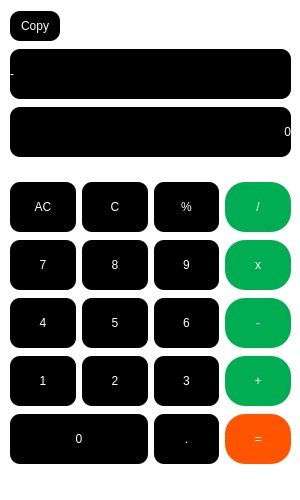
<?xml version="1.0" encoding="UTF-8"?>
<ui version="4.0">
 <class>Calculator</class>
 <widget class="QMainWindow" name="Calculator">
  <property name="geometry">
   <rect>
    <x>0</x>
    <y>0</y>
    <width>300</width>
    <height>500</height>
   </rect>
  </property>
  <property name="minimumSize">
   <size>
    <width>300</width>
    <height>500</height>
   </size>
  </property>
  <property name="maximumSize">
   <size>
    <width>300</width>
    <height>500</height>
   </size>
  </property>
  <property name="windowTitle">
   <string>Calculator</string>
  </property>
  <property name="windowOpacity">
   <double>0.700000000000000</double>
  </property>
  <property name="styleSheet">
   <string notr="true">background-color: rgb(255, 255, 255);</string>
  </property>
  <widget class="QWidget" name="centralwidget">
   <widget class="QWidget" name="gridLayoutWidget">
    <property name="geometry">
     <rect>
      <x>10</x>
      <y>180</y>
      <width>281</width>
      <height>291</height>
     </rect>
    </property>
    <layout class="QGridLayout" name="gridLayout">
     <item row="4" column="3">
      <widget class="QPushButton" name="EQUALTObtn">
       <property name="minimumSize">
        <size>
         <width>50</width>
         <height>50</height>
        </size>
       </property>
       <property name="styleSheet">
        <string notr="true">font: 75 16pt &quot;MS Shell Dlg 2&quot;;
color: rgb(255, 255, 255);
border-radius: 20px;
background-color: rgb(255, 85, 0);</string>
       </property>
       <property name="text">
        <string>=</string>
       </property>
      </widget>
     </item>
     <item row="4" column="2">
      <widget class="QPushButton" name="FULLSTOPbtn">
       <property name="minimumSize">
        <size>
         <width>50</width>
         <height>50</height>
        </size>
       </property>
       <property name="styleSheet">
        <string notr="true">font: 75 16pt &quot;MS Shell Dlg 2&quot;;
color: rgb(255, 255, 255);
background-color: rgb(0, 0, 0);
border-radius: 10px;</string>
       </property>
       <property name="text">
        <string>.</string>
       </property>
      </widget>
     </item>
     <item row="0" column="0">
      <widget class="QPushButton" name="ACbtn">
       <property name="minimumSize">
        <size>
         <width>50</width>
         <height>50</height>
        </size>
       </property>
       <property name="styleSheet">
        <string notr="true">font: 75 16pt &quot;MS Shell Dlg 2&quot;;
color: rgb(255, 255, 255);
background-color: rgb(0, 0, 0);
border-radius: 10px;</string>
       </property>
       <property name="inputMethodHints">
        <set>Qt::ImhNone</set>
       </property>
       <property name="text">
        <string>AC</string>
       </property>
      </widget>
     </item>
     <item row="0" column="2">
      <widget class="QPushButton" name="PERCENTbtn">
       <property name="minimumSize">
        <size>
         <width>50</width>
         <height>50</height>
        </size>
       </property>
       <property name="styleSheet">
        <string notr="true">font: 75 16pt &quot;MS Shell Dlg 2&quot;;
color: rgb(255, 255, 255);
background-color: rgb(0, 0, 0);
border-radius: 10px;</string>
       </property>
       <property name="text">
        <string>%</string>
       </property>
      </widget>
     </item>
     <item row="0" column="1">
      <widget class="QPushButton" name="Cbtn">
       <property name="minimumSize">
        <size>
         <width>50</width>
         <height>50</height>
        </size>
       </property>
       <property name="styleSheet">
        <string notr="true">font: 75 16pt &quot;MS Shell Dlg 2&quot;;
color: rgb(255, 255, 255);
background-color: rgb(0, 0, 0);
border-radius: 10px;</string>
       </property>
       <property name="text">
        <string>C</string>
       </property>
      </widget>
     </item>
     <item row="1" column="0">
      <widget class="QPushButton" name="SEVENbtn">
       <property name="minimumSize">
        <size>
         <width>50</width>
         <height>50</height>
        </size>
       </property>
       <property name="styleSheet">
        <string notr="true">font: 75 16pt &quot;MS Shell Dlg 2&quot;;
color: rgb(255, 255, 255);
background-color: rgb(0, 0, 0);
border-radius: 10px;</string>
       </property>
       <property name="text">
        <string>7</string>
       </property>
      </widget>
     </item>
     <item row="2" column="1">
      <widget class="QPushButton" name="FIVEbtn">
       <property name="minimumSize">
        <size>
         <width>50</width>
         <height>50</height>
        </size>
       </property>
       <property name="styleSheet">
        <string notr="true">font: 75 16pt &quot;MS Shell Dlg 2&quot;;
color: rgb(255, 255, 255);
background-color: rgb(0, 0, 0);
border-radius: 10px;</string>
       </property>
       <property name="text">
        <string>5</string>
       </property>
      </widget>
     </item>
     <item row="1" column="1">
      <widget class="QPushButton" name="EIGHTbtn">
       <property name="minimumSize">
        <size>
         <width>50</width>
         <height>50</height>
        </size>
       </property>
       <property name="styleSheet">
        <string notr="true">font: 75 16pt &quot;MS Shell Dlg 2&quot;;
color: rgb(255, 255, 255);
background-color: rgb(0, 0, 0);
border-radius: 10px;</string>
       </property>
       <property name="text">
        <string>8</string>
       </property>
      </widget>
     </item>
     <item row="1" column="3">
      <widget class="QPushButton" name="MULTIPLYbtn">
       <property name="minimumSize">
        <size>
         <width>50</width>
         <height>50</height>
        </size>
       </property>
       <property name="styleSheet">
        <string notr="true">font: 75 16pt &quot;MS Shell Dlg 2&quot;;
color: rgb(255, 255, 255);
border-radius: 20px;
background-color: rgb(0, 173, 83);</string>
       </property>
       <property name="text">
        <string>x</string>
       </property>
      </widget>
     </item>
     <item row="2" column="3">
      <widget class="QPushButton" name="SUBTACTbtn">
       <property name="minimumSize">
        <size>
         <width>50</width>
         <height>50</height>
        </size>
       </property>
       <property name="styleSheet">
        <string notr="true">font: 75 16pt &quot;MS Shell Dlg 2&quot;;
color: rgb(255, 255, 255);
border-radius: 20px;
background-color: rgb(0, 173, 83);</string>
       </property>
       <property name="text">
        <string>-</string>
       </property>
      </widget>
     </item>
     <item row="0" column="3">
      <widget class="QPushButton" name="DIVIDEbtn">
       <property name="minimumSize">
        <size>
         <width>50</width>
         <height>50</height>
        </size>
       </property>
       <property name="styleSheet">
        <string notr="true">font: 75 16pt &quot;MS Shell Dlg 2&quot;;
color: rgb(255, 255, 255);
border-radius: 20px;
background-color: rgb(0, 173, 83);</string>
       </property>
       <property name="text">
        <string>/</string>
       </property>
      </widget>
     </item>
     <item row="2" column="2">
      <widget class="QPushButton" name="SIXbtn">
       <property name="minimumSize">
        <size>
         <width>50</width>
         <height>50</height>
        </size>
       </property>
       <property name="styleSheet">
        <string notr="true">font: 75 16pt &quot;MS Shell Dlg 2&quot;;
color: rgb(255, 255, 255);
background-color: rgb(0, 0, 0);
border-radius: 10px;</string>
       </property>
       <property name="text">
        <string>6</string>
       </property>
      </widget>
     </item>
     <item row="1" column="2">
      <widget class="QPushButton" name="NINEbtn">
       <property name="minimumSize">
        <size>
         <width>50</width>
         <height>50</height>
        </size>
       </property>
       <property name="styleSheet">
        <string notr="true">font: 75 16pt &quot;MS Shell Dlg 2&quot;;
color: rgb(255, 255, 255);
background-color: rgb(0, 0, 0);
border-radius: 10px;</string>
       </property>
       <property name="text">
        <string>9</string>
       </property>
      </widget>
     </item>
     <item row="2" column="0">
      <widget class="QPushButton" name="FOURbtn">
       <property name="minimumSize">
        <size>
         <width>50</width>
         <height>50</height>
        </size>
       </property>
       <property name="styleSheet">
        <string notr="true">font: 75 16pt &quot;MS Shell Dlg 2&quot;;
color: rgb(255, 255, 255);
background-color: rgb(0, 0, 0);
border-radius: 10px;</string>
       </property>
       <property name="text">
        <string>4</string>
       </property>
      </widget>
     </item>
     <item row="3" column="0">
      <widget class="QPushButton" name="ONEbtn">
       <property name="minimumSize">
        <size>
         <width>50</width>
         <height>50</height>
        </size>
       </property>
       <property name="styleSheet">
        <string notr="true">font: 75 16pt &quot;MS Shell Dlg 2&quot;;
color: rgb(255, 255, 255);
background-color: rgb(0, 0, 0);
border-radius: 10px;</string>
       </property>
       <property name="text">
        <string>1</string>
       </property>
      </widget>
     </item>
     <item row="3" column="1">
      <widget class="QPushButton" name="TWObtn">
       <property name="minimumSize">
        <size>
         <width>50</width>
         <height>50</height>
        </size>
       </property>
       <property name="styleSheet">
        <string notr="true">font: 75 16pt &quot;MS Shell Dlg 2&quot;;
color: rgb(255, 255, 255);
background-color: rgb(0, 0, 0);
border-radius: 10px;</string>
       </property>
       <property name="text">
        <string>2</string>
       </property>
      </widget>
     </item>
     <item row="3" column="3">
      <widget class="QPushButton" name="PLUSbtn">
       <property name="minimumSize">
        <size>
         <width>50</width>
         <height>50</height>
        </size>
       </property>
       <property name="styleSheet">
        <string notr="true">font: 75 16pt &quot;MS Shell Dlg 2&quot;;
color: rgb(255, 255, 255);
border-radius: 20px;
background-color: rgb(0, 173, 83);</string>
       </property>
       <property name="text">
        <string>+</string>
       </property>
      </widget>
     </item>
     <item row="3" column="2">
      <widget class="QPushButton" name="THREEbtn">
       <property name="minimumSize">
        <size>
         <width>50</width>
         <height>50</height>
        </size>
       </property>
       <property name="styleSheet">
        <string notr="true">font: 75 16pt &quot;MS Shell Dlg 2&quot;;
color: rgb(255, 255, 255);
background-color: rgb(0, 0, 0);
border-radius: 10px;</string>
       </property>
       <property name="text">
        <string>3</string>
       </property>
      </widget>
     </item>
     <item row="4" column="0" colspan="2">
      <widget class="QPushButton" name="ZERObtn">
       <property name="minimumSize">
        <size>
         <width>50</width>
         <height>50</height>
        </size>
       </property>
       <property name="styleSheet">
        <string notr="true">font: 75 16pt &quot;MS Shell Dlg 2&quot;;
color: rgb(255, 255, 255);
background-color: rgb(0, 0, 0);
border-radius: 10px;</string>
       </property>
       <property name="text">
        <string>0</string>
       </property>
      </widget>
     </item>
    </layout>
   </widget>
   <widget class="QWidget" name="verticalLayoutWidget">
    <property name="geometry">
     <rect>
      <x>10</x>
      <y>9</y>
      <width>281</width>
      <height>163</height>
     </rect>
    </property>
    <layout class="QVBoxLayout" name="verticalLayout">
     <property name="spacing">
      <number>6</number>
     </property>
     <property name="bottomMargin">
      <number>10</number>
     </property>
     <item>
      <widget class="QPushButton" name="pushButton">
       <property name="minimumSize">
        <size>
         <width>0</width>
         <height>30</height>
        </size>
       </property>
       <property name="maximumSize">
        <size>
         <width>50</width>
         <height>16777215</height>
        </size>
       </property>
       <property name="styleSheet">
        <string notr="true">font: 75 12pt &quot;MS Shell Dlg 2&quot;;
color: rgb(255, 255, 255);
background-color: rgb(0, 0, 0);
border-radius: 10px;</string>
       </property>
       <property name="text">
        <string>Copy</string>
       </property>
      </widget>
     </item>
     <item>
      <widget class="QLabel" name="RESULTview">
       <property name="minimumSize">
        <size>
         <width>0</width>
         <height>30</height>
        </size>
       </property>
       <property name="maximumSize">
        <size>
         <width>16777215</width>
         <height>50</height>
        </size>
       </property>
       <property name="styleSheet">
        <string notr="true">font: 75 16pt &quot;MS Shell Dlg 2&quot;;
color: rgb(255, 255, 255);
background-color: rgb(0, 0, 0);
border-radius: 10px;</string>
       </property>
       <property name="text">
        <string>-</string>
       </property>
       <property name="margin">
        <number>20</number>
       </property>
      </widget>
     </item>
     <item>
      <widget class="QLabel" name="QUESTIONview">
       <property name="minimumSize">
        <size>
         <width>0</width>
         <height>40</height>
        </size>
       </property>
       <property name="maximumSize">
        <size>
         <width>16777215</width>
         <height>50</height>
        </size>
       </property>
       <property name="styleSheet">
        <string notr="true">font: 75 16pt &quot;MS Shell Dlg 2&quot;;
color: rgb(255, 255, 255);
background-color: rgb(0, 0, 0);
border-radius: 10px;</string>
       </property>
       <property name="text">
        <string>0</string>
       </property>
       <property name="alignment">
        <set>Qt::AlignRight|Qt::AlignTrailing|Qt::AlignVCenter</set>
       </property>
       <property name="wordWrap">
        <bool>true</bool>
       </property>
       <property name="margin">
        <number>10</number>
       </property>
      </widget>
     </item>
    </layout>
   </widget>
  </widget>
  <widget class="QStatusBar" name="statusbar"/>
 </widget>
 <resources/>
 <connections/>
</ui>
